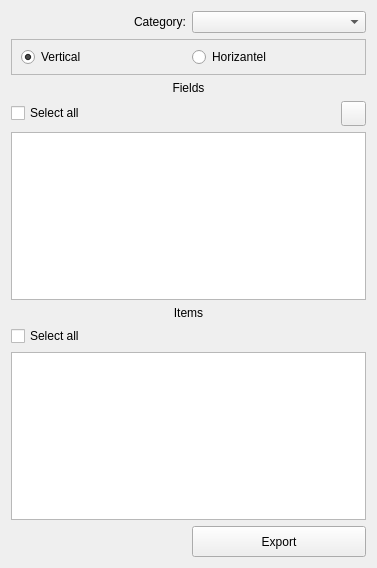
<?xml version="1.0" encoding="UTF-8"?>
<ui version="4.0">
 <class>Form</class>
 <widget class="QWidget" name="Form">
  <property name="geometry">
   <rect>
    <x>0</x>
    <y>0</y>
    <width>377</width>
    <height>568</height>
   </rect>
  </property>
  <property name="windowTitle">
   <string>Form</string>
  </property>
  <layout class="QGridLayout" name="gridLayout">
   <item row="8" column="1">
    <widget class="QPushButton" name="export_btn">
     <property name="minimumSize">
      <size>
       <width>0</width>
       <height>31</height>
      </size>
     </property>
     <property name="text">
      <string>Export</string>
     </property>
    </widget>
   </item>
   <item row="3" column="1" alignment="Qt::AlignRight">
    <widget class="QPushButton" name="reverce_fields">
     <property name="minimumSize">
      <size>
       <width>25</width>
       <height>25</height>
      </size>
     </property>
     <property name="maximumSize">
      <size>
       <width>25</width>
       <height>25</height>
      </size>
     </property>
     <property name="text">
      <string/>
     </property>
     <property name="icon">
      <iconset>
       <normaloff>icons/reverce.png</normaloff>icons/reverce.png</iconset>
     </property>
    </widget>
   </item>
   <item row="0" column="1">
    <widget class="QComboBox" name="categories"/>
   </item>
   <item row="1" column="0" colspan="2">
    <widget class="QFrame" name="frame">
     <property name="minimumSize">
      <size>
       <width>3</width>
       <height>36</height>
      </size>
     </property>
     <property name="frameShape">
      <enum>QFrame::StyledPanel</enum>
     </property>
     <property name="frameShadow">
      <enum>QFrame::Raised</enum>
     </property>
     <layout class="QHBoxLayout" name="horizontalLayout">
      <item>
       <widget class="QRadioButton" name="vertical_export">
        <property name="text">
         <string>Vertical</string>
        </property>
        <property name="checked">
         <bool>true</bool>
        </property>
       </widget>
      </item>
      <item>
       <widget class="QRadioButton" name="horizantel_export">
        <property name="text">
         <string>Horizantel</string>
        </property>
       </widget>
      </item>
     </layout>
    </widget>
   </item>
   <item row="7" column="0" colspan="2">
    <widget class="QListWidget" name="category_items">
     <property name="verticalScrollMode">
      <enum>QAbstractItemView::ScrollPerPixel</enum>
     </property>
     <property name="horizontalScrollMode">
      <enum>QAbstractItemView::ScrollPerPixel</enum>
     </property>
    </widget>
   </item>
   <item row="6" column="0">
    <widget class="QCheckBox" name="select_all_items">
     <property name="text">
      <string>Select all</string>
     </property>
    </widget>
   </item>
   <item row="0" column="0">
    <widget class="QLabel" name="label">
     <property name="text">
      <string>Category:</string>
     </property>
     <property name="alignment">
      <set>Qt::AlignRight|Qt::AlignTrailing|Qt::AlignVCenter</set>
     </property>
    </widget>
   </item>
   <item row="2" column="0" colspan="2">
    <widget class="QLabel" name="label_4">
     <property name="text">
      <string>Fields</string>
     </property>
     <property name="alignment">
      <set>Qt::AlignCenter</set>
     </property>
    </widget>
   </item>
   <item row="5" column="0" colspan="2">
    <widget class="QLabel" name="label_3">
     <property name="text">
      <string>Items</string>
     </property>
     <property name="alignment">
      <set>Qt::AlignCenter</set>
     </property>
    </widget>
   </item>
   <item row="4" column="0" colspan="2">
    <widget class="QListWidget" name="category_fields">
     <property name="defaultDropAction">
      <enum>Qt::MoveAction</enum>
     </property>
     <property name="alternatingRowColors">
      <bool>false</bool>
     </property>
     <property name="verticalScrollMode">
      <enum>QAbstractItemView::ScrollPerPixel</enum>
     </property>
     <property name="horizontalScrollMode">
      <enum>QAbstractItemView::ScrollPerPixel</enum>
     </property>
     <property name="movement">
      <enum>QListView::Free</enum>
     </property>
     <property name="flow">
      <enum>QListView::LeftToRight</enum>
     </property>
    </widget>
   </item>
   <item row="3" column="0">
    <widget class="QCheckBox" name="select_all_fields">
     <property name="text">
      <string>Select all</string>
     </property>
    </widget>
   </item>
  </layout>
 </widget>
 <resources/>
 <connections/>
</ui>
